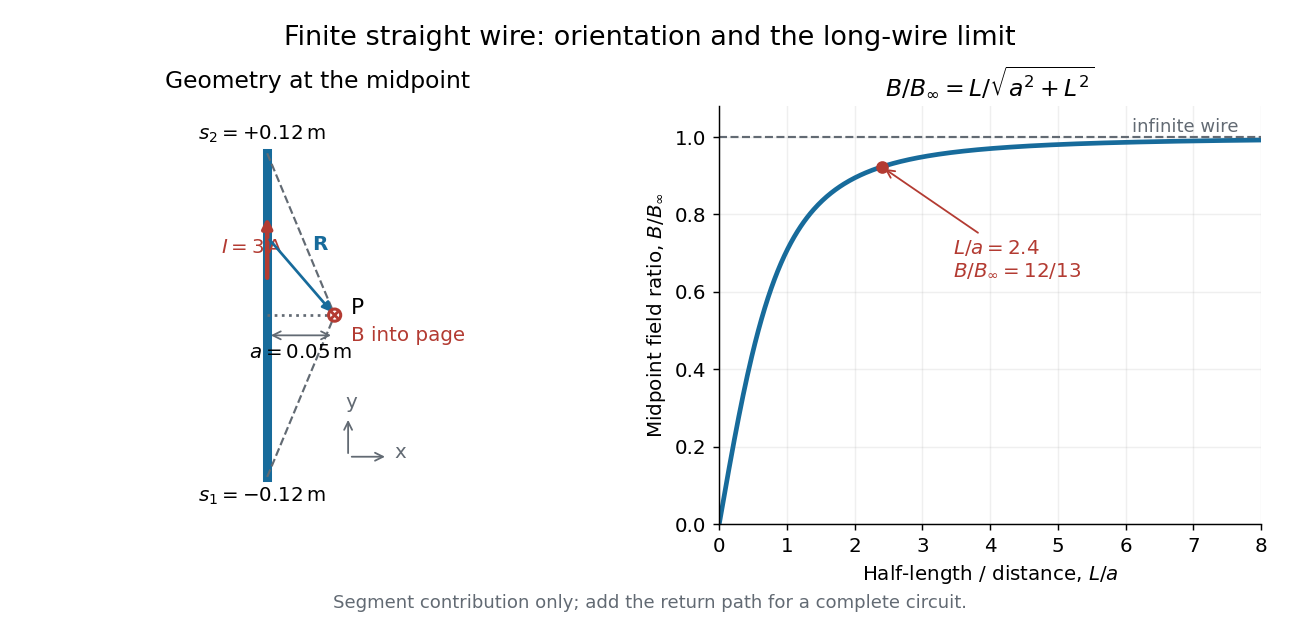

Write the Python code that produced this figure.
"""Original finite-wire diagram. Tested with Python 3.14, matplotlib 3.10, numpy 2.3."""
from pathlib import Path
import matplotlib.pyplot as plt
from matplotlib.patches import Circle
import numpy as np


def main():
    plt.rcParams.update({'font.size': 11, 'axes.titlesize': 13})
    blue, red, gray = '#176b9b', '#b33b32', '#626a73'
    fig, (ax, plot) = plt.subplots(1, 2, figsize=(10, 4.8), dpi=130,
                                  gridspec_kw={'width_ratios': [1, 1.1]}, facecolor='white')
    fig.subplots_adjust(left=.055, right=.97, bottom=.16, top=.83, wspace=.3)
    fig.suptitle('Finite straight wire: orientation and the long-wire limit', fontsize=15, y=.96)
    ax.set_title('Geometry at the midpoint', pad=10)
    ax.set_aspect('equal')
    ax.set_xlim(-.045, .12)
    ax.set_ylim(-.155, .155)
    ax.axis('off')
    a, half_length = .05, .12
    ax.plot([0, 0], [-half_length, half_length], color=blue, lw=5)
    ax.annotate('', xy=(0, .075), xytext=(0, .025),
                arrowprops={'arrowstyle': '-|>', 'lw': 2.5, 'color': red})
    ax.text(-.034, .05, r'$I=3\,\mathrm{A}$', color=red, va='center')
    ax.text(-.004, half_length+.01, r'$s_2=+0.12\,\mathrm{m}$', ha='center')
    ax.text(-.004, -half_length-.018, r'$s_1=-0.12\,\mathrm{m}$', ha='center')
    for s in (-half_length, half_length):
        ax.plot([0, a], [s, 0], '--', color=gray, lw=1.2)
    ax.plot([0, a], [0, 0], ':', color=gray)
    ax.annotate('', xy=(a, -.015), xytext=(0, -.015),
                arrowprops={'arrowstyle': '<->', 'color': gray})
    ax.text(a/2, -.032, r'$a=0.05\,\mathrm{m}$', ha='center')
    ax.annotate('', xy=(a, 0), xytext=(0, .058),
                arrowprops={'arrowstyle': '-|>', 'lw': 1.5, 'color': blue})
    ax.text(.033, .048, r'$\mathbf{R}$', color=blue)
    ax.add_patch(Circle((a, 0), .0045, edgecolor=red, facecolor='white', lw=1.7, zorder=5))
    d = .0024
    ax.plot([a-d, a+d], [-d, d], color=red, lw=1.6, zorder=6)
    ax.plot([a-d, a+d], [d, -d], color=red, lw=1.6, zorder=6)
    ax.text(a+.012, .005, 'P', va='center', fontsize=12)
    ax.text(a+.012, -.015, 'B into page', color=red, va='center')
    ax.annotate('', xy=(.09, -.105), xytext=(.06, -.105),
                arrowprops={'arrowstyle': '->', 'color': gray})
    ax.annotate('', xy=(.06, -.075), xytext=(.06, -.105),
                arrowprops={'arrowstyle': '->', 'color': gray})
    ax.text(.094, -.106, 'x', color=gray)
    ax.text(.058, -.069, 'y', color=gray)
    ratio = np.linspace(0, 8, 500)
    plot.plot(ratio, ratio/np.sqrt(1+ratio**2), color=blue, lw=2.6)
    plot.axhline(1, color=gray, ls='--', lw=1.2)
    plot.text(6.1, 1.013, 'infinite wire', color=gray, fontsize=10)
    plot.scatter([2.4], [12/13], color=red, zorder=5)
    plot.annotate(r'$L/a=2.4$'+'\n'+r'$B/B_\infty=12/13$', (2.4, 12/13),
                  xytext=(3.45, .64), arrowprops={'arrowstyle': '->', 'color': red}, color=red)
    plot.set(xlim=(0, 8), ylim=(0, 1.08), xlabel=r'Half-length / distance, $L/a$',
             ylabel=r'Midpoint field ratio, $B/B_\infty$',
             title=r'$B/B_\infty=L/\sqrt{a^2+L^2}$')
    plot.grid(alpha=.2)
    plot.spines[['top', 'right']].set_visible(False)
    fig.text(.5, .025, 'Segment contribution only; add the return path for a complete circuit.',
             ha='center', fontsize=10, color=gray)
    fig.savefig(Path.cwd() / (Path(__file__).stem+'.png'), facecolor='white', transparent=False)
    plt.close(fig)


if __name__ == '__main__':
    main()
